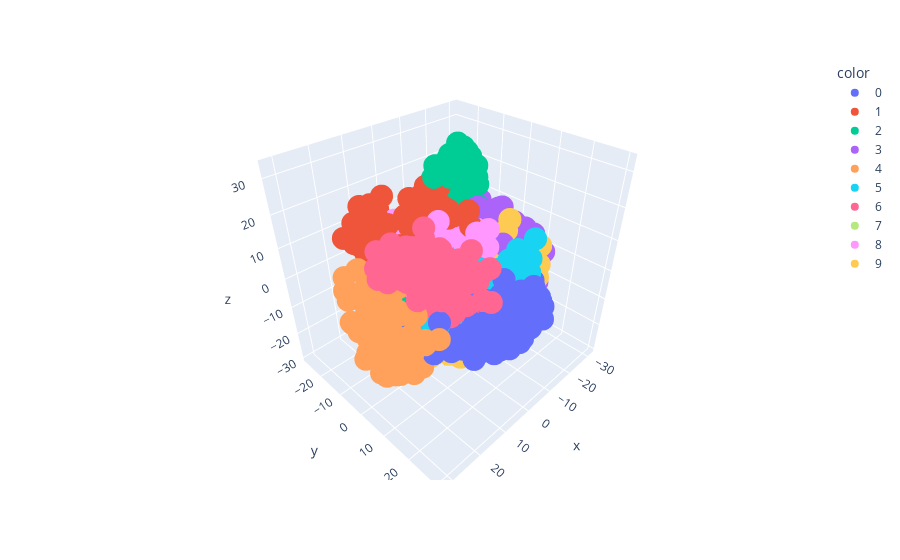

This figure's notebook cell:
### Code cell
import plotly_express as px

fig = px.scatter_3d(data_frame=X_reduced_3D, 
                    x=X_reduced_3D[:, 0], 
                    y=X_reduced_3D[:, 1], 
                    z=X_reduced_3D[:, 2],
                    color=color)
fig.show()

### Figure 1 — Plotly figure (JSON) as saved in the notebook; plotly's stock layout.template omitted (floating-point values rounded to 4 significant figures; data arrays with more than 128 entries replaced by an {"elided": "..."} marker saying what was removed)
{"data": [{"hovertemplate": "color=0<br>x=%{x}<br>y=%{y}<br>z=%{z}<extra></extra>", "legendgroup": "0", "marker": {"color": "#636efa", "symbol": "circle"}, "mode": "markers", "name": "0", "scene": "scene", "showlegend": true, "type": "scatter3d", "x": {"elided": "178 float values"}, "y": {"elided": "178 float values"}, "z": {"elided": "178 float values"}}, {"hovertemplate": "color=1<br>x=%{x}<br>y=%{y}<br>z=%{z}<extra></extra>", "legendgroup": "1", "marker": {"color": "#EF553B", "symbol": "circle"}, "mode": "markers", "name": "1", "scene": "scene", "showlegend": true, "type": "scatter3d", "x": {"elided": "182 float values"}, "y": {"elided": "182 float values"}, "z": {"elided": "182 float values"}}, {"hovertemplate": "color=2<br>x=%{x}<br>y=%{y}<br>z=%{z}<extra></extra>", "legendgroup": "2", "marker": {"color": "#00cc96", "symbol": "circle"}, "mode": "markers", "name": "2", "scene": "scene", "showlegend": true, "type": "scatter3d", "x": {"elided": "177 float values"}, "y": {"elided": "177 float values"}, "z": {"elided": "177 float values"}}, {"hovertemplate": "color=3<br>x=%{x}<br>y=%{y}<br>z=%{z}<extra></extra>", "legendgroup": "3", "marker": {"color": "#ab63fa", "symbol": "circle"}, "mode": "markers", "name": "3", "scene": "scene", "showlegend": true, "type": "scatter3d", "x": {"elided": "183 float values"}, "y": {"elided": "183 float values"}, "z": {"elided": "183 float values"}}, {"hovertemplate": "color=4<br>x=%{x}<br>y=%{y}<br>z=%{z}<extra></extra>", "legendgroup": "4", "marker": {"color": "#FFA15A", "symbol": "circle"}, "mode": "markers", "name": "4", "scene": "scene", "showlegend": true, "type": "scatter3d", "x": {"elided": "181 float values"}, "y": {"elided": "181 float values"}, "z": {"elided": "181 float values"}}, {"hovertemplate": "color=5<br>x=%{x}<br>y=%{y}<br>z=%{z}<extra></extra>", "legendgroup": "5", "marker": {"color": "#19d3f3", "symbol": "circle"}, "mode": "markers", "name": "5", "scene": "scene", "showlegend": true, "type": "scatter3d", "x": {"elided": "182 float values"}, "y": {"elided": "182 float values"}, "z": {"elided": "182 float values"}}, {"hovertemplate": "color=6<br>x=%{x}<br>y=%{y}<br>z=%{z}<extra></extra>", "legendgroup": "6", "marker": {"color": "#FF6692", "symbol": "circle"}, "mode": "markers", "name": "6", "scene": "scene", "showlegend": true, "type": "scatter3d", "x": {"elided": "181 float values"}, "y": {"elided": "181 float values"}, "z": {"elided": "181 float values"}}, {"hovertemplate": "color=7<br>x=%{x}<br>y=%{y}<br>z=%{z}<extra></extra>", "legendgroup": "7", "marker": {"color": "#B6E880", "symbol": "circle"}, "mode": "markers", "name": "7", "scene": "scene", "showlegend": true, "type": "scatter3d", "x": {"elided": "179 float values"}, "y": {"elided": "179 float values"}, "z": {"elided": "179 float values"}}, {"hovertemplate": "color=8<br>x=%{x}<br>y=%{y}<br>z=%{z}<extra></extra>", "legendgroup": "8", "marker": {"color": "#FF97FF", "symbol": "circle"}, "mode": "markers", "name": "8", "scene": "scene", "showlegend": true, "type": "scatter3d", "x": {"elided": "174 float values"}, "y": {"elided": "174 float values"}, "z": {"elided": "174 float values"}}, {"hovertemplate": "color=9<br>x=%{x}<br>y=%{y}<br>z=%{z}<extra></extra>", "legendgroup": "9", "marker": {"color": "#FECB52", "symbol": "circle"}, "mode": "markers", "name": "9", "scene": "scene", "showlegend": true, "type": "scatter3d", "x": {"elided": "180 float values"}, "y": {"elided": "180 float values"}, "z": {"elided": "180 float values"}}], "layout": {"legend": {"title": {"text": "color"}, "tracegroupgap": 0}, "margin": {"t": 60}, "scene": {"domain": {"x": [0, 1], "y": [0, 1]}, "xaxis": {"title": {"text": "x"}}, "yaxis": {"title": {"text": "y"}}, "zaxis": {"title": {"text": "z"}}}}}
